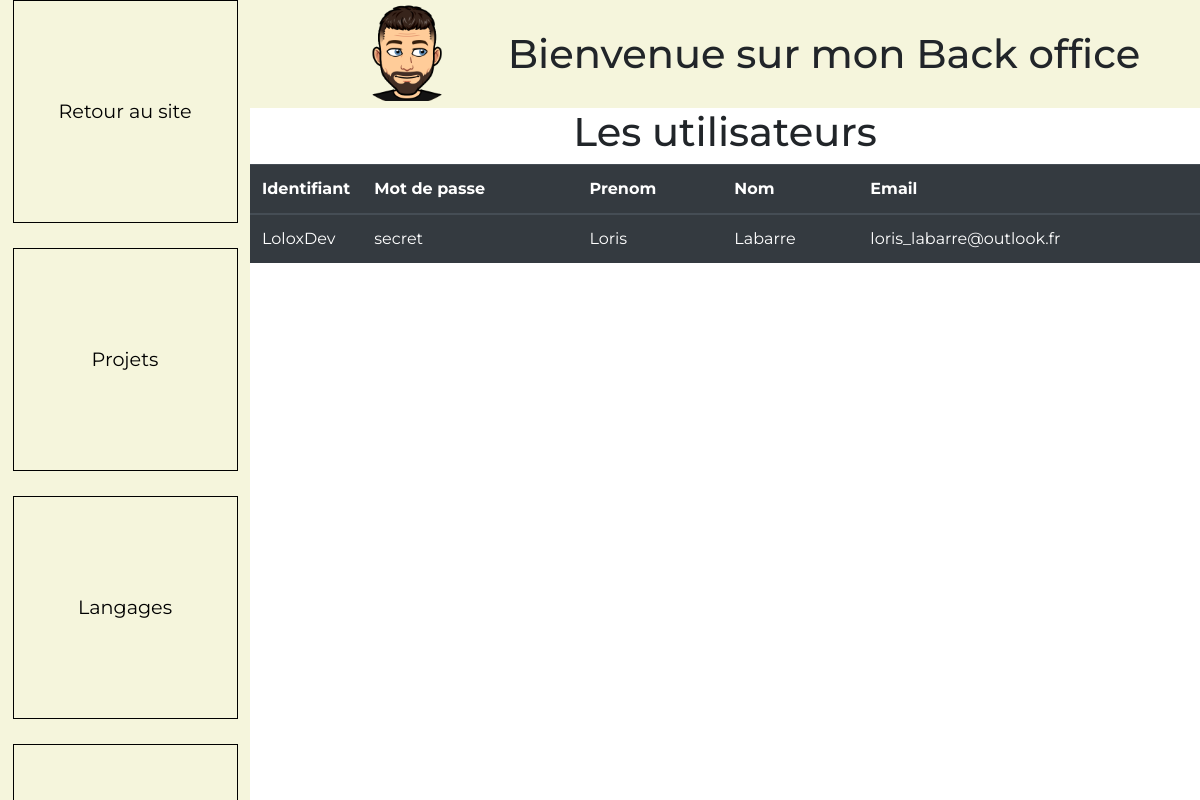
The app's page /php/index.php?ind=user (signed in) with its own data.
### tables this page shows
CREATE TABLE `utilisateurs` (
  `id_user` tinyint(2) NOT NULL,
  `nom_utilisateur` varchar(255) NOT NULL,
  `mot_de_passe` varchar(255) NOT NULL,
  `prenom` varchar(255) NOT NULL,
  `nom` varchar(255) NOT NULL,
  `mail` varchar(255) NOT NULL
);

### php/utilisateurs.php (the view, shortened to what this page needs)
<?php
    $sgbd= connexion_sgbd();
?>
<section id="projets">
    <div>
        <h1 class="text-center">Les utilisateurs</h1>
        <table class="table table-dark">
            <thead>
                <tr>
                    <th>Identifiant</th>
                    <th>Mot de passe</th>
                    <th>Prenom</th>
                    <th>Nom</th>
                    <th>Email</th>
                </tr>
            </thead>
            <tbody>
                <?php
                        $requeteAdmin = $sgbd->query ('SELECT utilisateurs.nom_utilisateur, utilisateurs.mot_de_passe, utilisateurs.prenom, utilisateurs.nom, utilisateurs.mail
                        FROM utilisateurs');
                        $requeteAdmin->execute();
                        $resultat_requeteAdmin = $requeteAdmin->fetchAll((PDO::FETCH_ASSOC));
                        foreach ($resultat_requeteAdmin as $articleAdmin) {
                            echo   '<tr>
                                        <td>'.($articleAdmin['nom_utilisateur']).'</td>
                                        <td>'.($articleAdmin['mot_de_passe']).'</td>
                                        <td>'.($articleAdmin['prenom']).'</td>
                                        <td>'.($articleAdmin['nom']).'</td>
                                        <td>'.($articleAdmin['mail']).'</td>';
                        }
                ?>
            </tbody>
        </table>
    </div>
</section>

### css/back.css (style rules this page uses)
* { font-family: 'Montserrat'; }
section { padding-left:250px; }
tbody td:first-of-type { width: 50px; }

### records on screen
utilisateurs: nom_utilisateur "LoloxDev", mot_de_passe "secret", prenom "Loris", nom "Labarre", mail "loris_labarre@outlook.fr"
